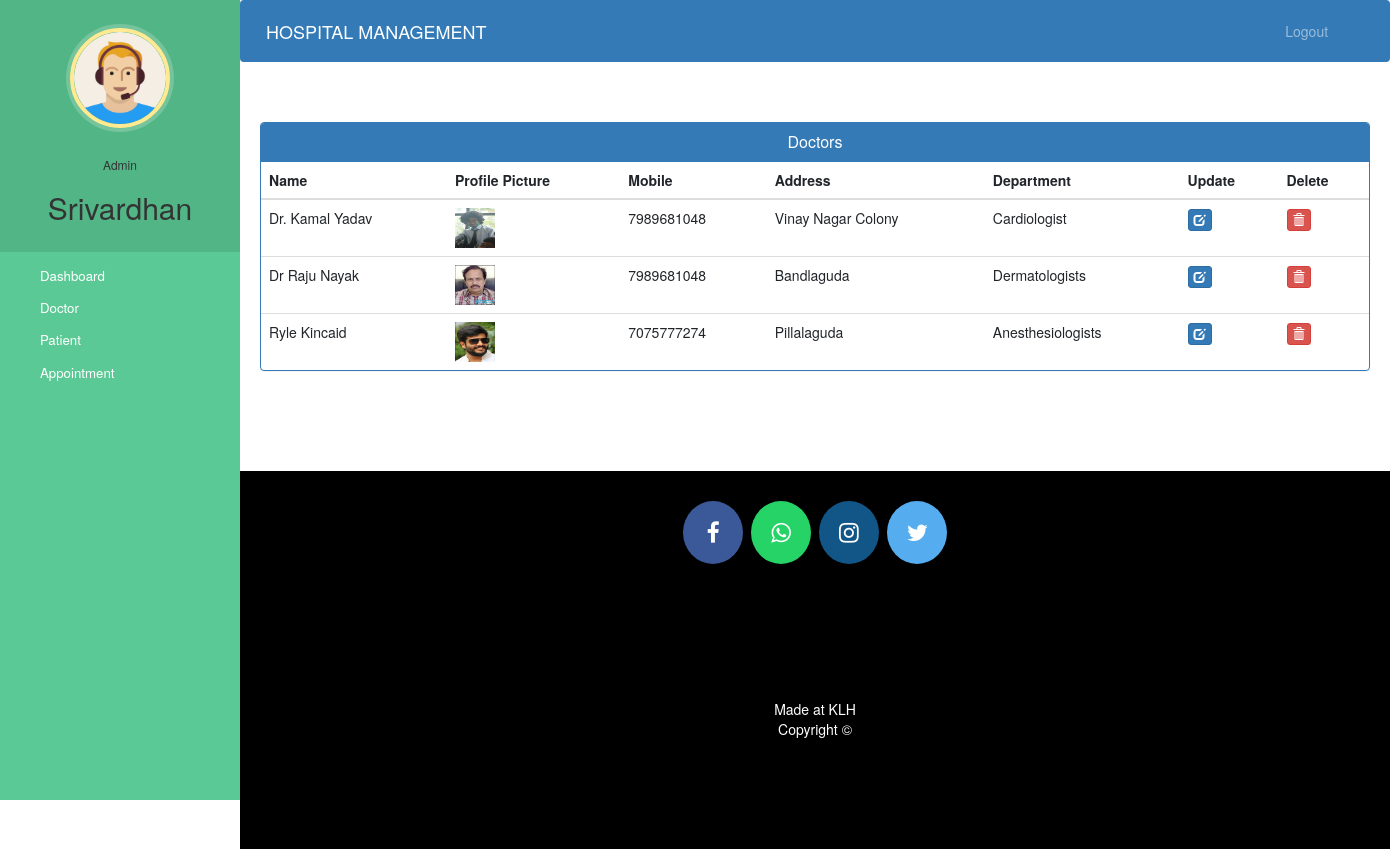
The app's page /admin-view-doctor (signed in) with its own data.
### hospital/models.py (models this page shows, shortened)
class Doctor(models.Model):
    user=models.OneToOneField(User,on_delete=models.CASCADE)
    profile_pic= models.ImageField(upload_to='profile_pic/DoctorProfilePic/',null=True,blank=True)
    address = models.CharField(max_length=40)
    mobile = models.CharField(max_length=20,null=True)
    department= models.CharField(max_length=50,choices=departments,default='Cardiologist')
    status=models.BooleanField(default=False)
    @property
    def get_name(self):
        return self.user.first_name+" "+self.user.last_name

### hospital/views.py (the view)
# urls.py: path('admin-view-doctor', views.admin_view_doctor_view,name='admin-view-doctor'),
@login_required(login_url='adminlogin')
@user_passes_test(is_admin)
def admin_view_doctor_view(request):
    doctors=models.Doctor.objects.all().filter(status=True)
    return render(request,'hospital/admin_view_doctor.html',{'doctors':doctors})

### hospital/views.py (called while the page is built)
def is_admin(user):
    return user.groups.filter(name='ADMIN').exists()

### templates/hospital/admin_view_doctor.html (shortened to what this page needs)
{% extends 'hospital/admin_base.html' %}
{% block content %}
{%load static%}
<head>
  <link href="//netdna.bootstrapcdn.com/bootstrap/3.0.0/css/bootstrap.min.css" rel="stylesheet" id="bootstrap-css">
</head>
<div class="container">
  <div class="panel panel-primary">
    <div class="panel-heading">
      <h6 class="panel-title">Doctors</h6>
    </div>
    <table class="table table-hover" id="dev-table">
      <thead>
        <tr>
          <th>Name</th>
          <th>Profile Picture</th>
          <th>Mobile</th>
          <th>Address</th>
          <th>Department</th>
          <th>Update</th>
          <th>Delete</th>
        </tr>
      </thead>
      {% for d in doctors %}
      <tr>
        <td> {{d.get_name}}</td>
        <td> <img src="{% static d.profile_pic.url %}" alt="Profile Pic" height="40px" width="40px" /></td>
        <td>{{d.mobile}}</td>
        <td>{{d.address}}</td>
        <td>{{d.department}}</td>
        <td><a class="btn btn-primary btn-xs" href="{% url 'update-doctor' d.id  %}"><span class="glyphicon glyphicon-edit"></span></a></td>
        <td><a class="btn btn-danger btn-xs" href="{% url 'delete-doctor-from-hospital' d.id  %}"><span class="glyphicon glyphicon-trash"></span></a></td>
      </tr>
      {% endfor %}
    </table>
  </div>
</div>
{% endblock content %}

### templates/hospital/admin_base.html (shortened to what this page needs)
<!DOCTYPE html>
{% load static %}
<html lang="en">
<head>
  <link rel="stylesheet" href="https://stackpath.bootstrapcdn.com/bootstrap/4.3.1/css/bootstrap.min.css">
  <link rel="stylesheet" href="https://maxcdn.bootstrapcdn.com/font-awesome/4.7.0/css/font-awesome.min.css">
  <link rel="stylesheet" href="{% static '/style.css' %}">
</head>
<body>
  <nav class="menu" tabindex="0">
    <header class="avatar">
      <img src="{% static "images/adminpropic.png" %}" />
      <br><br>
      <h6>Admin</h6>
      <h2>{{request.user.first_name}}</h2>
    </header>
    <ul>
      <li tabindex="0" class="icon-dashboard"> <a style="color:white; text-decoration:none;" href="/admin-dashboard"><span>Dashboard</span></a> </li>
      <li tabindex="0" class="icon-customers"> <a style="color:white; text-decoration:none;" href="/admin-doctor"><span>Doctor</span></a></li>
      <li tabindex="0" class="icon-users"> <a style="color:white; text-decoration:none;" href="/admin-patient"><span>Patient</span></a></li>
      <li tabindex="0" class="icon-calendar"> <a style="color:white; text-decoration:none;" href="/admin-appointment"><span>Appointment</span></a></li>
    </ul>
  </nav>
  <main>
    <div class="bs-example">
      <nav class="navbar navbar-expand-md  navbar-dark fixed-top" style="background:#337AB7;">
        <a href="/admin-dashboard" class="navbar-brand">HOSPITAL MANAGEMENT</a>
        <div class="collapse navbar-collapse justify-content-between" id="navbarCollapse">
          <div class="navbar-nav" style=" margin-left: 90%;">
            <a href="/logout" class="nav-item nav-link">Logout</a>
          </div>
        </div>
      </nav>
    </div>
    <br><br>
    {% block content %}
    {% endblock content %}
    <br><br><br><br>
    <footer>
      <p>
        <a id="ftr" href="https://facebook.com/sumit.luv/" class="fa fa-facebook"></a>
        <a id="ftr" href="https://api.whatsapp.com/send?phone=919572181024&text=Hello%20Sumit.%0d%0aHow%20are%20you%20%3f%0d%0aI%20came%20from%20your%20website.&source=&data=#" class="fa fa-whatsapp"></a>
        <a id="ftr" href="https://instagram.com/sumit.luv" class="fa fa-instagram"></a>
        <a id="ftr" href="https://twitter.com/sumitkumar1503" class="fa fa-twitter"></a>
      </p>
      <br>
      <div class="container">
        <div class="row">
          <div class="col-md-12 col-sm-12">
            <div style="color:#ffffff;" class="wow fadeInUp footer-copyright">
              <p>Made at KLH<br>
                Copyright &copy;</p>
            </div>
          </div>
        </div>
      </div>
    </footer>
  </main>
</body>
</html>

### static/style.css (style rules this page uses)
body { padding-left: 240px; }
main { position: relative; height: 100vh; }
.menu { background: #5bc995; height: 100vh; width: 240px; position: fixed; top: 0px; left: 0; z-index: 5; outline: none; }
.menu .avatar { background: rgba(0, 0, 0, 0.1); padding: 2em 0.5em; text-align: center; }
.menu .avatar img { width: 100px; border-radius: 50%; overflow: hidden; border: 4px solid #ffea92; box-shadow: 0 0 0 4px rgba(255, 255, 255, 0.2); }
.menu .avatar h2 { font-weight: normal; margin-bottom: 0; }
.menu ul { list-style: none; padding: 0.5em 0; margin: 0; }
.menu ul li { padding: 0.5em 1em 0.5em 3em; font-size: 0.95em; font-weight: regular; background-repeat: no-repeat; background-position: left 15px center; background-size: auto 20px; transition: all 0.15s linear; cursor: pointer; }
.menu ul li.icon-dashboard { background-image: url("http://www.entypo.com/images//gauge.svg"); }
.menu ul li.icon-customers { background-image: url("http://www.entypo.com/images//briefcase.svg"); }
.menu ul li.icon-users { background-image: url("http://www.entypo.com/images//users.svg"); }
.menu ul li.icon-calendar { background-image: url("http://www.entypo.com/images//calendar.svg"); }

### templates/hospital/admin_base.html (style rules this page uses)
a:link { text-decoration: none; }
a { color: white; }
footer { padding: 0px 0px 0px 0px; background-color: black; margin: 0px; }
#ftr { padding: 20px; }
.fa { font-size: 23px; width: 60px; text-align: center; text-decoration: none; margin: 5px 2px; border-radius: 50%; }
.fa-facebook { background: #3B5998; color: white; margin-top: 30px; }
.fa-whatsapp { background: #25d366; color: white; }
.fa-twitter { background: #55ACEE; color: white; }
.fa-instagram { background: #125688; color: white; }
p { text-align: center; }
body { padding-left: 240px; }
main { position: relative; height: 100vh; }
.menu { background: #5bc995; height: 100vh; width: 240px; position: fixed; top: 0px; left: 0; z-index: 5; outline: none; }
.menu .avatar { background: rgba(0, 0, 0, 0.1); padding: 2em 0.5em; text-align: center; }
.menu .avatar img { width: 100px; border-radius: 50%; overflow: hidden; border: 4px solid #ffea92; box-shadow: 0 0 0 4px rgba(255, 255, 255, 0.2); }
.menu .avatar h2 { font-weight: normal; margin-bottom: 0; }
.menu ul { list-style: none; padding: 0.5em 0; margin: 0; }
.menu ul li { padding: 0.5em 1em 0.5em 3em; font-size: 0.95em; font-weight: regular; background-repeat: no-repeat; background-position: left 15px center; background-size: auto 20px; transition: all 0.15s linear; cursor: pointer; }
.menu ul li.icon-dashboard { background-image: url("http://www.entypo.com/images//gauge.svg"); }
.menu ul li.icon-customers { background-image: url("http://www.entypo.com/images//briefcase.svg"); }
.menu ul li.icon-users { background-image: url("http://www.entypo.com/images//users.svg"); }
.menu ul li.icon-calendar { background-image: url("http://www.entypo.com/images//calendar.svg"); }

### templates/hospital/admin_view_doctor.html (style rules this page uses)
a:link { text-decoration: none; }
h6 { text-align: center; }
.row { margin: 100px; }

### records on screen
Doctor: get_name "Dr. Kamal Yadav", profile_pic (picture), mobile "7989681048", address "Vinay Nagar Colony", department "Cardiologist"
Doctor: get_name "Dr Raju Nayak", profile_pic (picture), mobile "7989681048", address "Bandlaguda", department "Dermatologists"
Doctor: get_name "Ryle Kincaid", profile_pic (picture), mobile "7075777274", address "Pillalaguda", department "Anesthesiologists"

### other values on screen
{{ request.user.first_name }} "Srivardhan"
